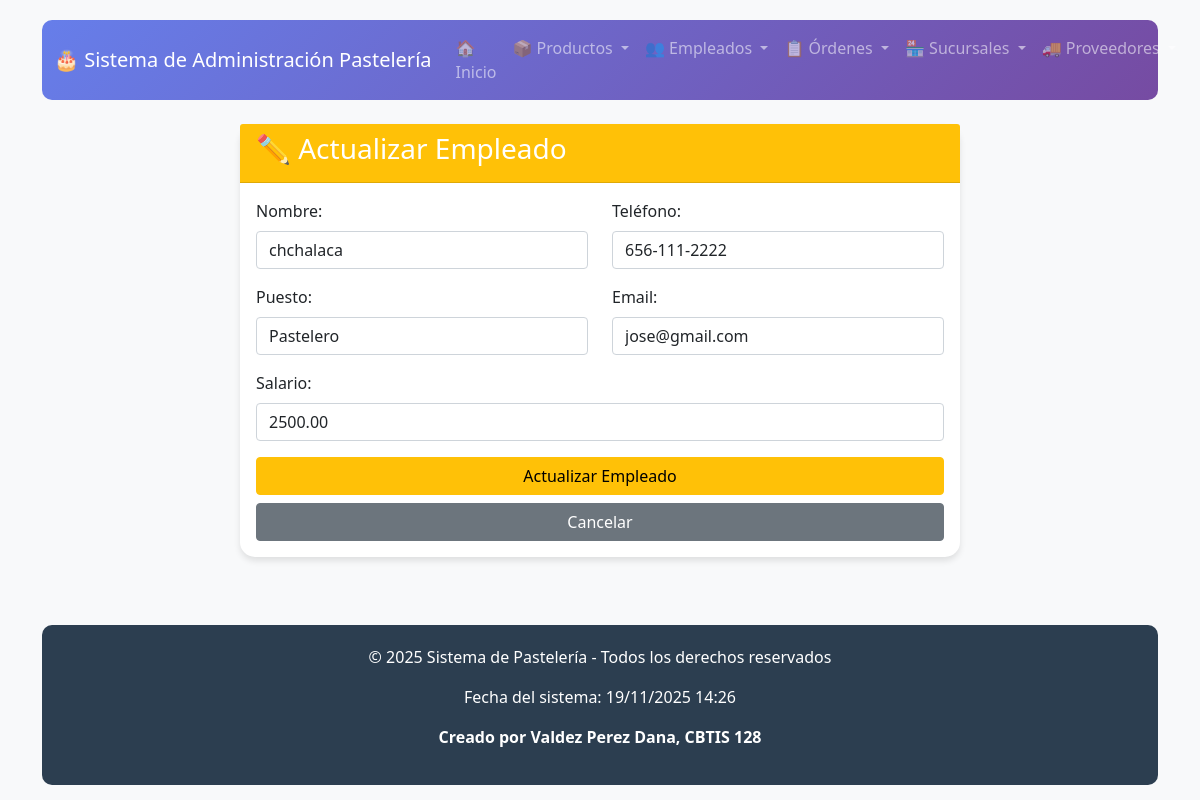
The app's page /empleados/actualizar/1/ with its own data.
### app_pasteleria/models.py (models this page shows, shortened)
class Empleado(models.Model):
    id_empleado = models.AutoField(primary_key=True)
    nombre = models.CharField(max_length=100)
    telefono = models.CharField(max_length=20, blank=True, null=True)
    puesto = models.CharField(max_length=50)
    email = models.EmailField(unique=True)
    salario = models.DecimalField(max_digits=10, decimal_places=2)
    activo = models.BooleanField(default=True)

### app_pasteleria/views.py (the view)
# urls.py: path('empleados/actualizar/<int:id>/', views.actualizar_empleado, name='actualizar_empleado'),
def actualizar_empleado(request, id):
    empleado = get_object_or_404(Empleado, id_empleado=id)
    return render(request, 'empleados/actualizar_empleado.html', {'empleado': empleado})

### app_pasteleria/templates/empleados/actualizar_empleado.html (shortened to what this page needs)
{% extends 'base.html' %}
{% block content %}
<div class="container mt-4">
    <div class="row">
        <div class="col-md-8 mx-auto">
            <div class="card">
                <div class="card-header bg-warning text-white">
                    <h3>✏️ Actualizar Empleado</h3>
                </div>
                <div class="card-body">
                    <form method="POST" action="{% url 'realizar_actualizacion_empleado' empleado.id_empleado %}">
                        <div class="row">
                            <div class="col-md-6 mb-3">
                                <label class="form-label">Nombre:</label>
                                <input type="text" class="form-control" name="nombre" value="{{ empleado.nombre }}" required>
                            </div>
                            <div class="col-md-6 mb-3">
                                <label class="form-label">Teléfono:</label>
                                <input type="text" class="form-control" name="telefono" value="{{ empleado.telefono|default:'' }}">
                            </div>
                        </div>
                        <div class="row">
                            <div class="col-md-6 mb-3">
                                <label class="form-label">Puesto:</label>
                                <input type="text" class="form-control" name="puesto" value="{{ empleado.puesto }}" required>
                            </div>
                            <div class="col-md-6 mb-3">
                                <label class="form-label">Email:</label>
                                <input type="email" class="form-control" name="email" value="{{ empleado.email }}" required>
                            </div>
                        </div>
                        <div class="mb-3">
                            <label class="form-label">Salario:</label>
                            <input type="number" step="0.01" class="form-control" name="salario" value="{{ empleado.salario }}" required>
                        </div>
                        <div class="d-grid gap-2">
                            <button type="submit" class="btn btn-warning">Actualizar Empleado</button>
                            <a href="{% url 'inicio_empleados' %}" class="btn btn-secondary">Cancelar</a>
                        </div>
                    </form>
                </div>
            </div>
        </div>
    </div>
</div>
{% endblock %}

### app_pasteleria/templates/base.html (style rules this page uses)
body { background-color: #f8f9fa; font-family: 'Segoe UI', Tahoma, Geneva, Verdana, sans-serif; padding-top: 20px; min-height: 100vh; display: flex; flex-direction: column; }
.card { border: none; border-radius: 15px; box-shadow: 0 4px 6px rgba(0,0,0,0.1); margin-bottom: 20px; }

### records on screen
Empleado: nombre "chchalaca", telefono "656-111-2222", puesto "Pastelero", email "jose@gmail.com", salario "2500.00"
